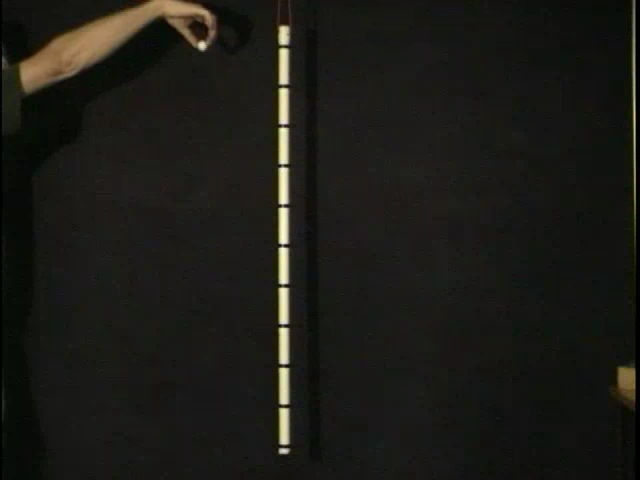
#> input picture frame 3 of media/ball_drop.mov, 640 x 480 px
$ python ball_tracker.py
#> lines starting #> are read from the running program, lines starting #| are printed output that depends on the picture; after the words box and inside, x2 and y2 are one past the last pixel; in counts of white or black regions, pixels touching at a corner belong together
import cv2 as cv
import numpy as np
import time

capture = cv.VideoCapture("media/ball_drop.mov")

# https://pyimagesearch.com/2015/09/14/ball-tracking-with-opencv/

while True:
    isTrue, frame = capture.read()
#> frame is the input picture: shape (480, 640, 3); mean B, G, R 23.3, 27.5, 28.3

    if isTrue:
        # cv.imshow("Video", frame)

        time.sleep(0.05)

        blank = np.zeros(frame.shape, dtype="uint8")
        bw_frame = cv.cvtColor(frame, cv.COLOR_BGR2GRAY)
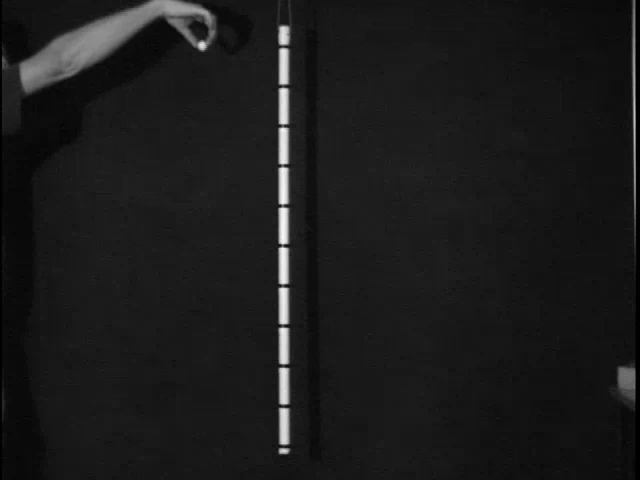
#> bw_frame: shape (480, 640); min 0, max 249, mean 27.2
        _, thresh = cv.threshold(bw_frame[:, 0:250], 175, 255, cv.THRESH_BINARY)
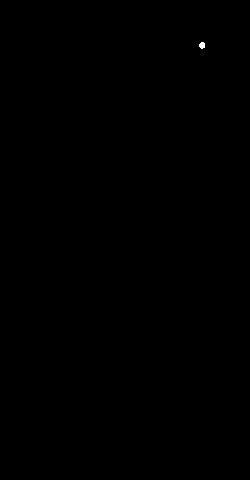
#> thresh: shape (480, 250); 0.03% white; 1 white region
        thresh = cv.GaussianBlur(thresh, (5, 5), 1)
        thresh = cv.dilate(thresh, (5, 5), 1)
        contours, _ = cv.findContours(thresh, cv.RETR_TREE, cv.CHAIN_APPROX_SIMPLE)
#> contours = 1 contour; box (x1, y1, x2, y2) and area: (197, 40, 207, 52) 93

        if contours:
            print("drew")
            cv.drawContours(blank, contours, 0, ( 255), thickness=1)
            x, y, w, h = cv.boundingRect(contours[0])  # Bounding rectangle for largest contour area (sun)
#> x = 197; y = 40; w = 10; h = 12
        else:
            break

        box_frame = frame.copy()
        cv.rectangle(box_frame, (x, y), (x+w, y+h), (0, 255, 0), 1)
#> box_frame: shape (480, 640, 3); 0.01% of pixels changed, all inside (x1, y1, x2, y2) = (197, 40, 208, 53)

        cv.imshow("thrash", box_frame)

        if cv.waitKey(20) & 0xFF == ord("d"):
#> (key Esc is pressed here)
            break
    else:
        break

capture.release()
cv.destroyAllWindows()

$ run again, starting later in the video
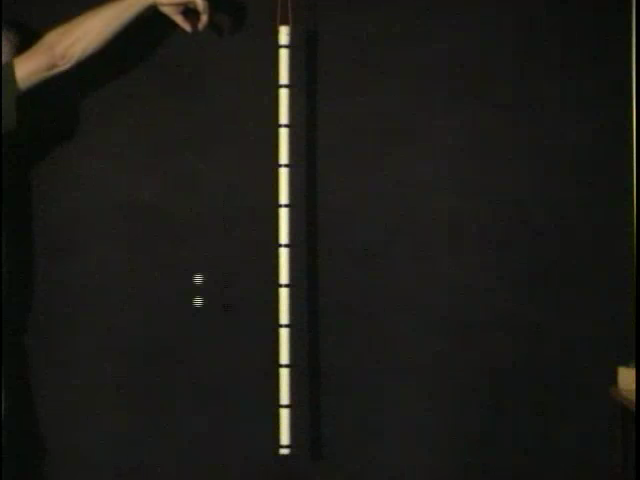
#> input picture frame 14 of media/ball_drop.mov, 640 x 480 px
#> frame is the input picture: shape (480, 640, 3); mean B, G, R 23.2, 27.4, 28.1
#> `bw_frame = cv.cvtColor(frame, cv.COLOR_BGR2GRAY)`:
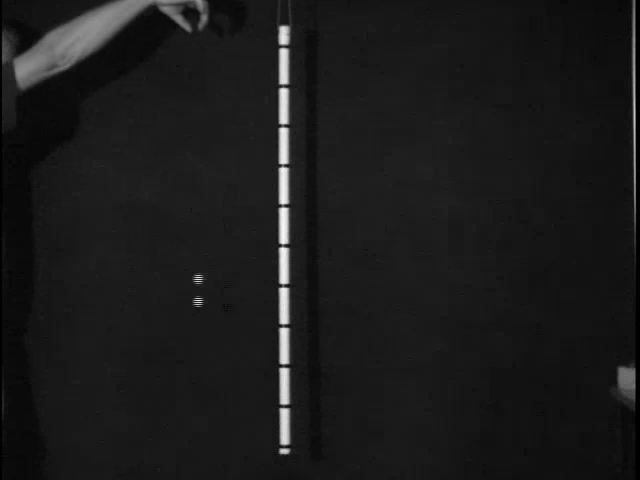
#> bw_frame: shape (480, 640); min 0, max 248, mean 27.1
#> contours = 2 contours; box (x1, y1, x2, y2) and area: (193, 296, 204, 308) 100, (193, 273, 204, 285) 97
#> x = 193; y = 296; w = 11; h = 12
#> box_frame: shape (480, 640, 3); 0.01% of pixels changed, all inside (x1, y1, x2, y2) = (193, 296, 205, 309)

$ run again, starting later in the video
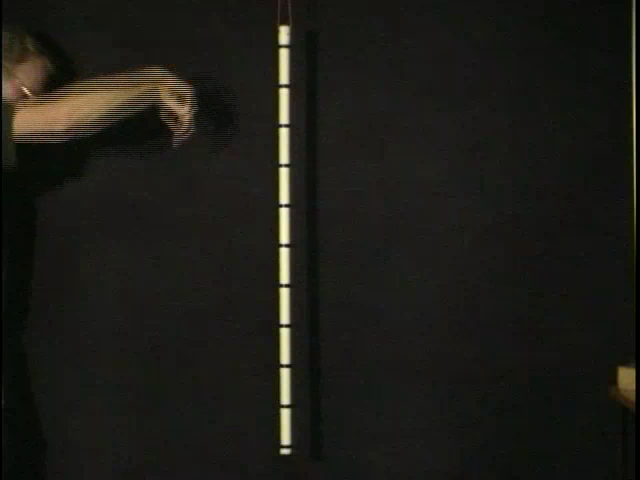
#> input picture frame 26 of media/ball_drop.mov, 640 x 480 px
#> frame is the input picture: shape (480, 640, 3); mean B, G, R 23.1, 27.8, 28.7
#> `bw_frame = cv.cvtColor(frame, cv.COLOR_BGR2GRAY)`:
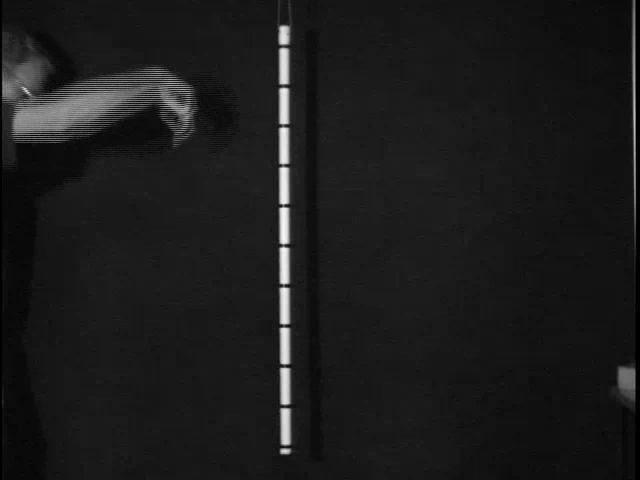
#> bw_frame: shape (480, 640); min 0, max 248, mean 27.5
#> contours = 2 contours; box (x1, y1, x2, y2) and area: (22, 86, 31, 96) 60, (180, 108, 185, 114) 20
#> x = 180; y = 108; w = 5; h = 6
#> box_frame: shape (480, 640, 3); 0.01% of pixels changed, all inside (x1, y1, x2, y2) = (180, 108, 186, 115)
